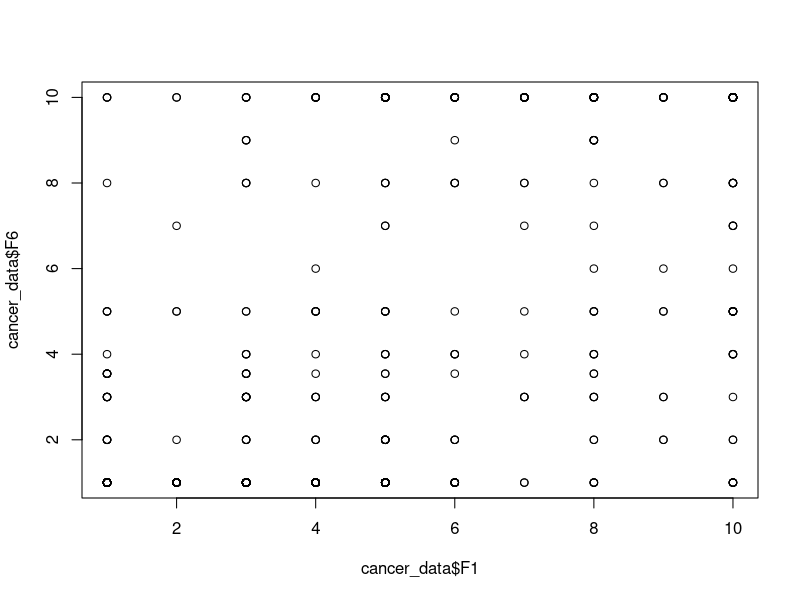
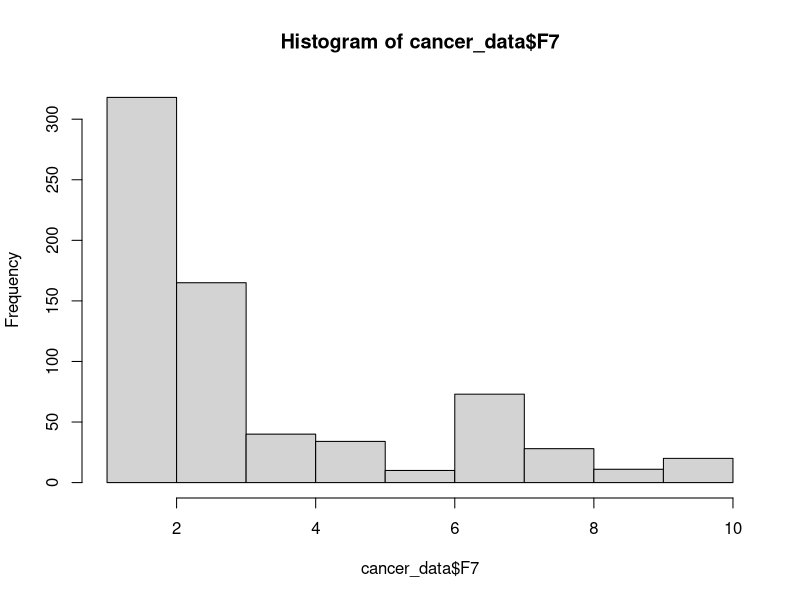
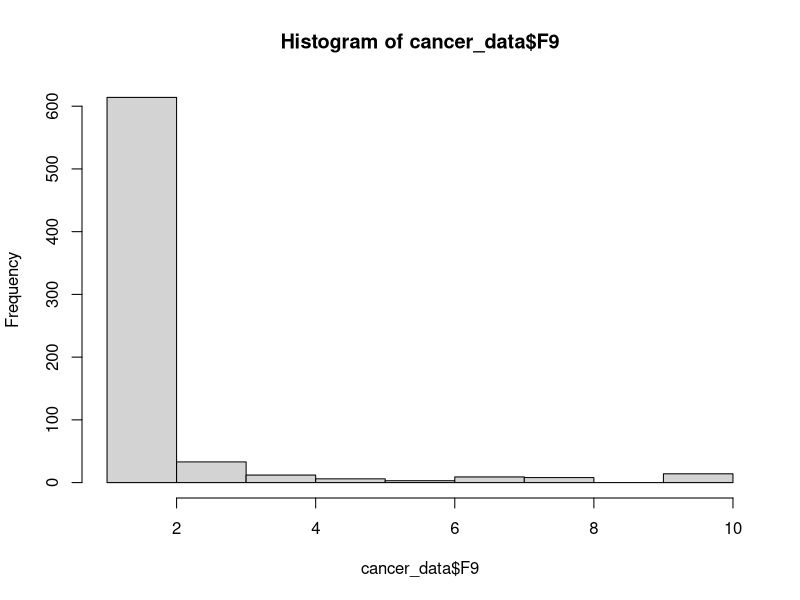

The R source for these figures, in order:
library(plyr)
library(zoo)

setwd("/home/zach/Documents/Junior/CS513/hw2")
cancer_data <- read.csv("breast-cancer-wisconsin.data.csv")

x <- c(2,3,4,5,6,7,8,9,10)
for (column in x) {
  print(summary(cancer_data[[column]])) 
  
}

for(i in 1:ncol(cancer_data)){ #fixing missing values, must use NA
  cancer_data[is.na(cancer_data[,i]), i] <- mean(cancer_data[,i], na.rm = TRUE)
}

count(cancer_data, "Class")
count(cancer_data, "F6")
plot(cancer_data$F1, cancer_data$F6)
hist(cancer_data$F7)
hist(cancer_data$F9)

rm(list = ls())

cancer_data <- read.csv("breast-cancer-wisconsin.data.csv")
cancer_data = subset(cancer_data, F6!="NA")
